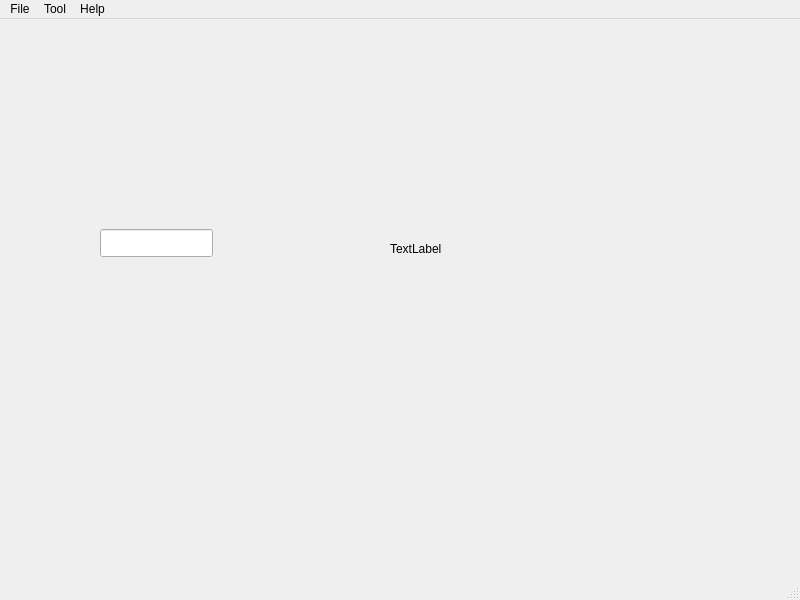
<?xml version="1.0" encoding="UTF-8"?>
<ui version="4.0">
 <class>Dopusk03_TNR</class>
 <widget class="QMainWindow" name="Dopusk03_TNR">
  <property name="geometry">
   <rect>
    <x>0</x>
    <y>0</y>
    <width>800</width>
    <height>600</height>
   </rect>
  </property>
  <property name="windowTitle">
   <string>Dopusk03_TNR</string>
  </property>
  <widget class="QWidget" name="centralwidget">
   <widget class="QLineEdit" name="lineEdit">
    <property name="geometry">
     <rect>
      <x>100</x>
      <y>210</y>
      <width>113</width>
      <height>28</height>
     </rect>
    </property>
   </widget>
   <widget class="QLabel" name="label">
    <property name="geometry">
     <rect>
      <x>390</x>
      <y>220</y>
      <width>63</width>
      <height>20</height>
     </rect>
    </property>
    <property name="text">
     <string>TextLabel</string>
    </property>
   </widget>
  </widget>
  <widget class="QMenuBar" name="menubar">
   <property name="geometry">
    <rect>
     <x>0</x>
     <y>0</y>
     <width>800</width>
     <height>25</height>
    </rect>
   </property>
   <widget class="QMenu" name="menuFile">
    <property name="title">
     <string>File</string>
    </property>
    <addaction name="action_New"/>
    <addaction name="action_Open"/>
    <addaction name="action_Save"/>
    <addaction name="action_Exit"/>
   </widget>
   <widget class="QMenu" name="menuTool">
    <property name="title">
     <string>Tool</string>
    </property>
    <addaction name="actionEdit"/>
    <addaction name="actionKeep"/>
    <addaction name="action_Redo"/>
    <addaction name="action_Undo"/>
   </widget>
   <widget class="QMenu" name="menuHelp">
    <property name="title">
     <string>Help</string>
    </property>
    <addaction name="action_About"/>
   </widget>
   <addaction name="menuFile"/>
   <addaction name="menuTool"/>
   <addaction name="menuHelp"/>
  </widget>
  <widget class="QStatusBar" name="statusbar"/>
  <action name="actionEdit">
   <property name="text">
    <string>&amp;Edit</string>
   </property>
   <property name="shortcut">
    <string>Ctrl+E</string>
   </property>
  </action>
  <action name="actionKeep">
   <property name="text">
    <string>&amp;Keep</string>
   </property>
   <property name="shortcut">
    <string>Ctrl+K</string>
   </property>
  </action>
  <action name="action_Redo">
   <property name="enabled">
    <bool>false</bool>
   </property>
   <property name="text">
    <string>&amp;Redo</string>
   </property>
   <property name="shortcut">
    <string>Ctrl+Y</string>
   </property>
  </action>
  <action name="action_New">
   <property name="text">
    <string>&amp;New</string>
   </property>
  </action>
  <action name="action_Open">
   <property name="text">
    <string>&amp;Open</string>
   </property>
  </action>
  <action name="action_Save">
   <property name="text">
    <string>&amp;Save</string>
   </property>
  </action>
  <action name="action_Exit">
   <property name="text">
    <string>&amp;Exit</string>
   </property>
  </action>
  <action name="action_About">
   <property name="text">
    <string>&amp;About</string>
   </property>
  </action>
  <action name="action_Undo">
   <property name="text">
    <string>&amp;Undo</string>
   </property>
   <property name="shortcut">
    <string>Ctrl+U</string>
   </property>
  </action>
 </widget>
 <resources/>
 <connections/>
</ui>
